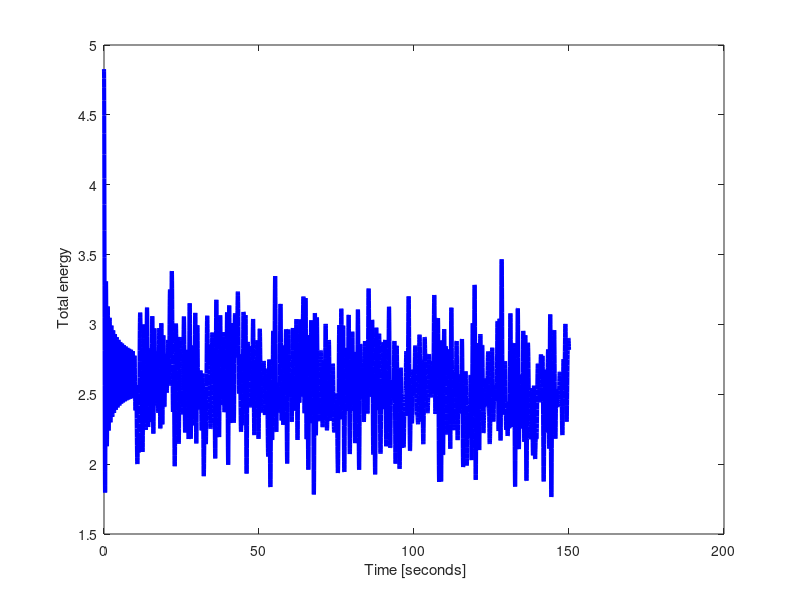

MATLAB code for this plot:
% Direct time integration of pin-pin prestressed wire.  Runge-Kutta rule.
function wireFEM2
L=7;% length of the wire
P=0.9;% prestressing force
mu= 80;% mass density per unit length
N=59;% number of nodes
%     The wire is simply supported: the first and the last node
N_f = N-2; % number of free degrees of freedom
x = linspace(0, L, N);% Array of node coordinates
conn= [(1:(N-1))',(2:(N))'];% Element definitions (connectivity)
% Degree-of-freedom numbers: the free dofs first, followed by all the fixed
node2dof = [N-1,(1:(N-2)),N]';% Remember: first and last node are pinned
% Mapping degrees of freedom to nodes
dof2node(node2dof) =(1:N)';
% Mapping of free degrees of freedom to nodes
freedof2node= dof2node(1:N_f);
    
% These arrays are indexed by the degree of freedom number.
w0 = zeros(N_f,1);% Initial condition: zero displacement
v0 = w0; v0(node2dof(floor(N/2)+1)) = 1;% Initial spike in velocity at the middle

% Compute the global stiffness and mass matrix of the structure
Kg=zeros(N_f,N_f);
Mg=zeros(N_f,N_f);
for e=1:size(conn,1) % loop over all elements
    h =x(conn(e,2))-x(conn(e,1)); % length of the element
    Ke =P/h*[1,-1;-1,1]; % element stiffness matrix
    Me =mu*h/2*[1,0;0,1]; % lumped element stiffness matrix
    edofs =node2dof(conn(e,:)); % element degree-of-freedom array
    for r=1:size(Ke,1) % loop over the rows of the element matrix
        i=edofs(r);
        if (i<=N_f) % is this a free degree of freedom?
            for c=1:size(Ke,2) % loop over the columns of the element matrix
                j=edofs(c);
                if (j<=N_f) % is this a free degree of freedom?
                    Kg(i,j)=Kg(i,j)+Ke(r,c);  % assemble stiffness
                    Mg(i,j)=Mg(i,j)+Me(r,c);  % assemble mass
                end
            end
        end
    end
end
% This is the right-hand side function for the Matlab integrator
function rhs =f(t,y)
    W=y(1:N_f); V=y(N_f+1:end);%extract from the solution vector
    rhs= [V;-Kg*W];
end
% The effective mass matrix for the first order systemin
Mtilda= [eye(N_f),  zeros(N_f);...
           zeros(N_f),   Mg];
% Run the integrator
[ts,ys]=ode23(@f,[0, 150],[w0;v0],odeset('Mass',Mtilda,'RelTol',1e-3));

% Plotting
function plot_history_surface(ts, ys)
    nsteps=length(ts);
    W=zeros(nsteps,N);
    W(:,freedof2node)= ys(:,1:N_f);
    surf(ts,x,W', 'FaceColor', 'interp', 'EdgeColor', 'none');
    hold on;
    camlight headlight ;
    contour3(ts,x,W', 10, 'k-');
    xlabel(' Time [seconds]')
    ylabel('Distance along the wire [length]')
    zlabel('Deflection [length]')
end
function plot_history_animation(ts,ys)
    nsteps=length(ts);
    vmin=min(min(ys(:,1:N_f)));
    vmax=max(max(ys(:,1:N_f)));
    for j=1:nsteps
        W=zeros(N,1);
        W(freedof2node)= ys(j,1:N_f)';
        plot(x,W);
        axis([0 L vmin vmax]);
        xlabel('Distance along the wire [length]')
        ylabel('Deflection [length]')
        left_handed_axes
        pause(1/N_f^2);
    end
end
function ke=history_kinetic_energy(ts,ys)
    nsteps=length(ts);
    nt=round(size(ys,2)/2);
    ke= 0*ts;
    for j=1:nsteps
        V=ys(j,nt+1:end);
        ke(j) =V*Mg*V'/2;
    end
end
function pe=history_potential_energy(ts,ys)
    nsteps=length(ts);
    nt=round(size(ys,2)/2);
    pe= 0*ts;
    for j=1:nsteps
        W=ys(j,1:nt);
        pe(j) =W*Kg*W'/2;
    end
end
function plot_energy(ts,ys)
    ke=history_kinetic_energy(ts,ys);
    pe=history_potential_energy(ts,ys);
    set(gca,'FontSize', 14)
    plot(ts,pe+ke,'b-','linewidth', 3)
    xlabel(' Time [seconds]')
    ylabel(' Total energy')
end

%     plot_history_surface(ts,ys)
%         plot_history_animation(ts,ys)
plot_energy(ts,ys)
end